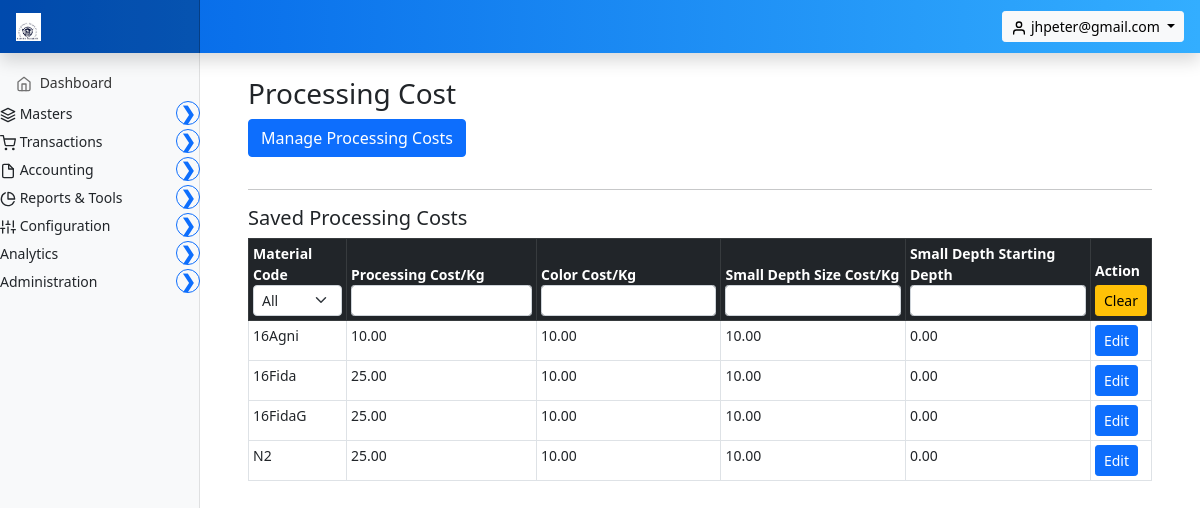
The page /invoice/configuration/processing-cost (signed in) on the database as committed earlier.
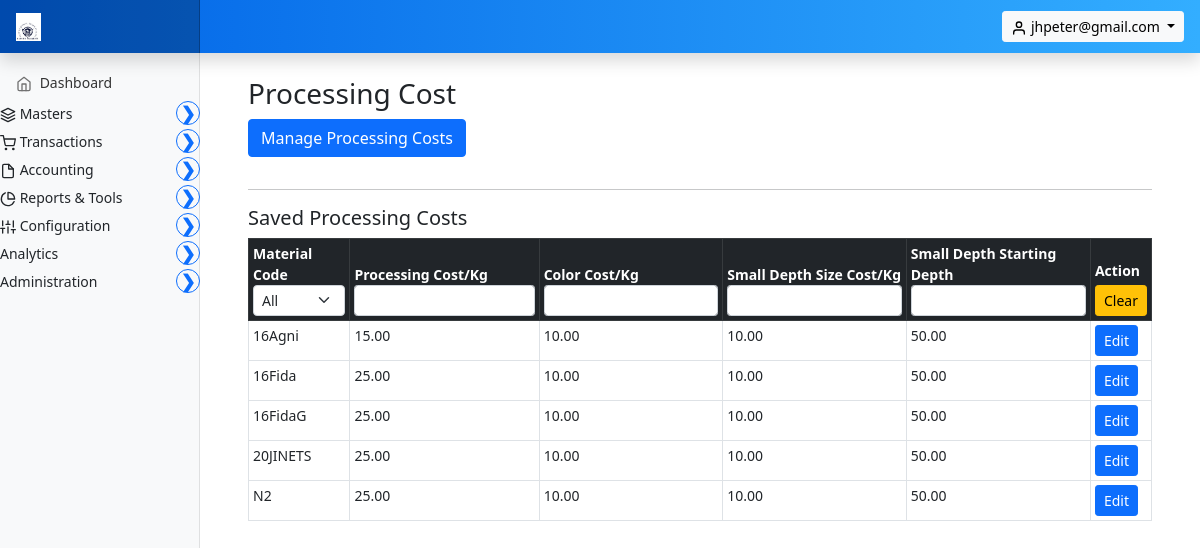
The same page on the database as committed later.
### marania_invoice_app/models.py (models this page shows, shortened)
class ProcessingCost(models.Model):
    material_code = models.CharField(max_length=50, unique=True)
    processing_cost_per_kg = models.DecimalField(max_digits=10, decimal_places=2)
    color_cost_per_kg = models.DecimalField(max_digits=10, decimal_places=2)
    small_depth_size_cost_per_kg = models.DecimalField(max_digits=10, decimal_places=2)
    small_depth_starting_depth = models.DecimalField(max_digits=10, decimal_places=2, default=0)
    created_at = models.DateTimeField(auto_now_add=True)
    updated_at = models.DateTimeField(auto_now=True)
    class Meta:
        ordering = ['material_code']

### marania_invoice_app/views.py (the view, shortened to what this page needs)
# urls.py: path('configuration/processing-cost', views.processing_cost_view, name='processing_cost'),
@login_required
def processing_cost_view(request):
    context = {
        "costs": ProcessingCost.objects.all(),
        "materials": Materials.objects.all(),
    }
    return render(request, "marania_invoice_app/processing_cost.html", context)

### marania_invoice_app/context_processors.py (called while the page is built, shortened)
def _is_user_manager(user):
    if not user.is_authenticated:
        return False
    if user.is_superuser or user.is_staff:
        return True
    profile = getattr(user, "user_profile", None)
    if profile is None:
        return False
    return "user_management" in profile.permitted_module_keys()

def _permitted_module_keys(user):
    if not user.is_authenticated:
        return set()
    if user.is_superuser:
        from .modules import MODULE
        return set(MODULE.values())

### marania_invoice_app/models.py (called while the page is built)
    @property
    def display_logo_url(self):
        if self.company_logo and hasattr(self.company_logo, "url") and self.company_logo.name:
            try:
                return self.company_logo.url
            except Exception:
                return "/static/images/marania_eagle_logo.png"
        return "/static/images/marania_eagle_logo.png"

### templates/marania_invoice_app/processing_cost.html (shortened to what this page needs)
{% extends 'partials/base.html' %}
{% load static %}
{% block main %}
<main class="col-md-9 ms-sm-auto col-lg-10 px-md-4">
  <div class="container my-4">
    <h3>Processing Cost</h3>
    <button class="btn btn-primary mb-3" type="button"
            data-bs-toggle="collapse"
            data-bs-target="#costForm">
      Manage Processing Costs
    </button>
    <hr>
    <h5>Saved Processing Costs</h5>
    {% if costs %}
    <div class="table-responsive">
      <table class="table table-bordered table-hover table-sm" id="costs-table">
        <thead class="table-dark">
          <tr>
            <th>Material Code
              <select class="form-select form-select-sm column-filter" data-col="0">
                <option value="">All</option>
              </select>
            </th>
            <th>Processing Cost/Kg
              <input type="text" class="form-control form-control-sm text-filter" data-col="1">
            </th>
            <th>Color Cost/Kg
              <input type="text" class="form-control form-control-sm text-filter" data-col="2">
            </th>
            <th>Small Depth Size Cost/Kg
              <input type="text" class="form-control form-control-sm text-filter" data-col="3">
            </th>
            <th>Small Depth Starting Depth
              <input type="text" class="form-control form-control-sm text-filter" data-col="4">
            </th>
            <th>
              Action
              <div class="mt-1">
                <button type="button" id="clear-filters" class="btn btn-warning btn-sm">
                  Clear
                </button>
              </div>
            </th>
          </tr>
        </thead>
        <tbody>
          {% for c in costs %}
          <tr>
            <td>{{ c.material_code }}</td>
            <td>{{ c.processing_cost_per_kg }}</td>
            <td>{{ c.color_cost_per_kg }}</td>
            <td>{{ c.small_depth_size_cost_per_kg }}</td>
            <td>{{ c.small_depth_starting_depth }}</td>
            <td>
              <button type="button"
                      class="btn btn-primary btn-sm load-cost"
                      data-material-code="{{ c.material_code }}">
                Edit
              </button>
            </td>
          </tr>
          {% endfor %}
        </tbody>
      </table>
    </div>
    {% endif %}
  </div>
</main>
{% endblock %}

Rows that differ between the two databases and show on the page:
changed ProcessingCost "16Agni": processing_cost_per_kg "10.00" → "15.00"; small_depth_starting_depth "0.00" → "50.00"
changed ProcessingCost "16Fida": small_depth_starting_depth "0.00" → "50.00"
changed ProcessingCost "16FidaG": small_depth_starting_depth "0.00" → "50.00"
added ProcessingCost: material_code "20JINETS", processing_cost_per_kg "25.00", color_cost_per_kg "10.00", small_depth_size_cost_per_kg "10.00", small_depth_starting_depth "50.00"
changed ProcessingCost (number 5 of 5 on the later page): small_depth_starting_depth "0.00" → "50.00"
